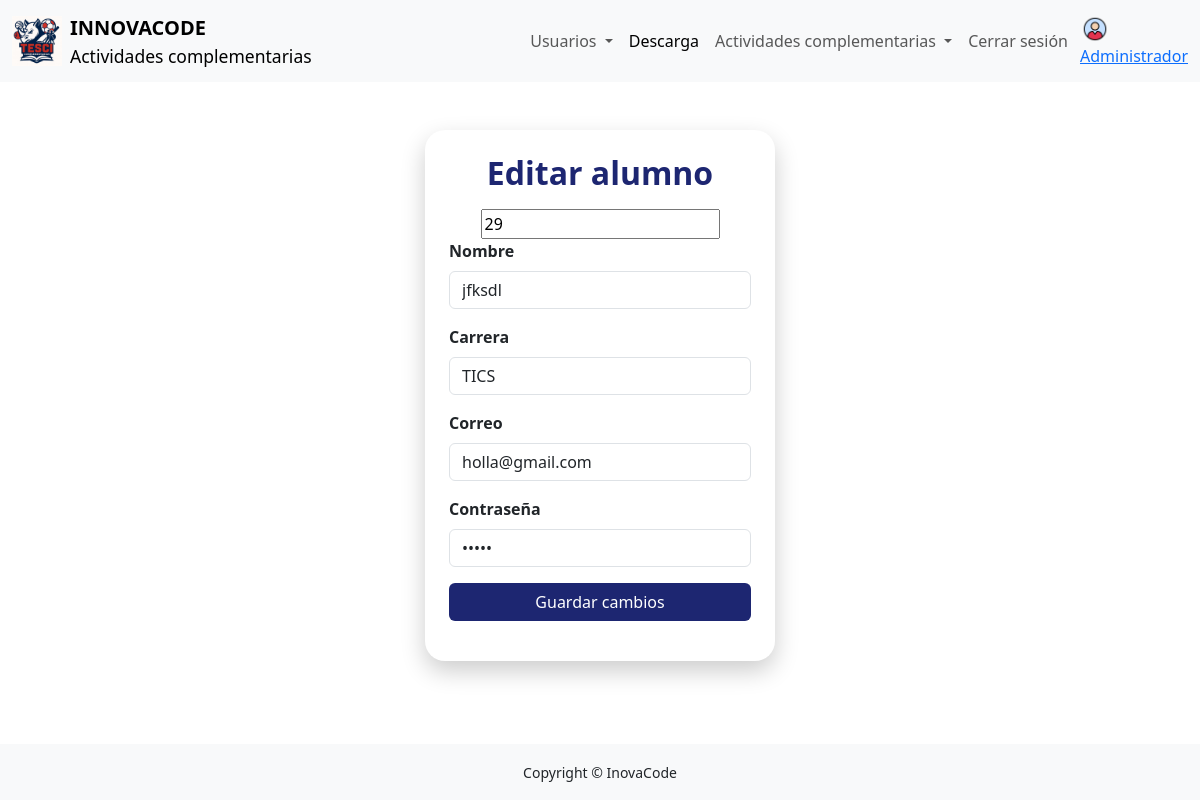
Page /inovacode/paginas/editar-alumno.php?ID=29 on the earlier database version.
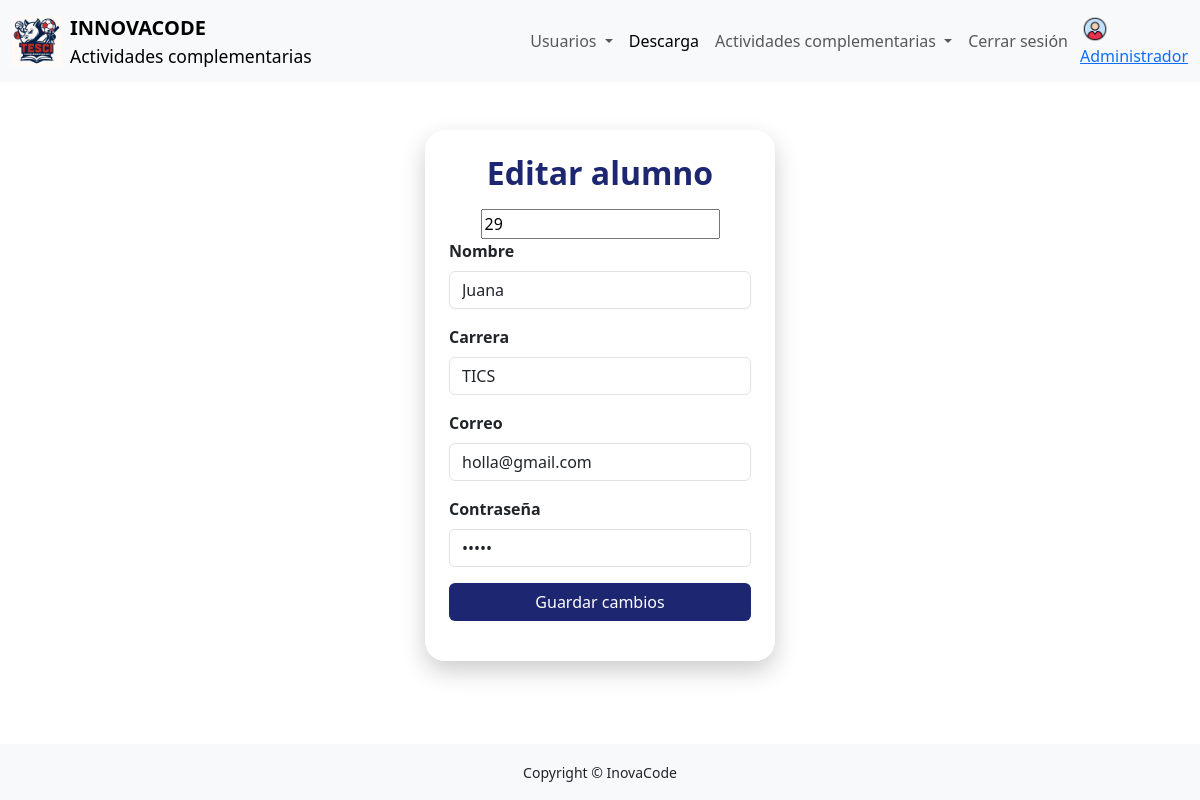
Same page on the later database version.
### tables this page shows
CREATE TABLE `alumno` (
  `control` int(11) NOT NULL,
  `nombre` varchar(50) NOT NULL,
  `apellido_paterno` varchar(50) NOT NULL,
  `apellido_materno` varchar(50) NOT NULL,
  `carrera` varchar(50) NOT NULL,
  `correo` varchar(100) NOT NULL,
  `contrasena` varchar(200) NOT NULL
);

### inovacode/paginas/editar-alumno.php (the view, shortened to what this page needs)
<!DOCTYPE html>
<html lang="es">
<head>
  <link href="https://cdn.jsdelivr.net/npm/bootstrap@5.3.3/dist/css/bootstrap.min.css" rel="stylesheet">
</head>
<body>
  <nav class="navbar navbar-expand-lg bg-body-tertiary ">
        <div class="container-fluid">
            <a class="navbar-brand d-flex align-items-center">
                <img src="../img/logo.jpeg" alt="Logo" width="50" height="50"
                    class="d-inline-block align-text-top me-2">
                <div class="d-flex flex-column">
                    <span class="fw-bold">INNOVACODE</span>
                    <small>Actividades complementarias</small>
                </div>
            </a>
            <div class="collapse navbar-collapse " id="navbarNav">
                <ul class="navbar-nav ms-auto me-1 ">
                    <li class="nav-item dropdown">
                        <a class="nav-link dropdown-toggle" href="#" role="button" data-bs-toggle="dropdown"
                            aria-expanded="false">
                            Usuarios
                        </a>
                    </li>
                    <li class="nav-item">
                        <a class="nav-link active" aria-current="page" href="#">Descarga</a>
                    </li>
                    <li class="nav-item dropdown">
                        <a class="nav-link dropdown-toggle" href="#" role="button" data-bs-toggle="dropdown"
                            aria-expanded="false">
                            Actividades complementarias
                        </a>
                    </li>
                    <li class="nav-item">
                        <a class="nav-link" href="../index.html">Cerrar sesión</a>
                    </li>
                </ul>
                <a class=" d-flex flex-column p-0 " aria-disabled="true"><img src="../img/perfil.png" alt="Logo" width="30"
                        height="30" class="d-inline-block align-text-end d-none d-md-block">Administrador</a>
            </div>
        </div>
    </nav>
  <div class="container d-flex justify-content-center mt-5">
    <div class="card p-4">
      <h2>Editar alumno</h2>
       <?php
     $v=$_GET['ID'];
     $C =conectar();
     $consulta="select * from alumno where control = ".$v." ";
      $res=$C->query($consulta);
     while($p=$res->fetch_assoc()){
    ?>
      <form action="../acciones/actualizar-alumno.php" method="POST">
      <input  name="id" value="<?php echo $p['control'];  ?>" type="text" >
        <div class="mb-3 text-start">
          <label for="nom" class="form-label fw-bold">Nombre</label>
          <input value="<?php echo $p['nombre'];  ?>" type="text" class="form-control" id="nom" placeholder="Ej. 20231234" name="n" required>
        </div>
        <div class="mb-3 text-start">
          <label for="nom" class="form-label fw-bold">Carrera</label>
          <input value="<?php echo $p['carrera'];  ?>" type="text" class="form-control" id="nom" placeholder="TICS" name="c" required>
        </div>
        <div class="mb-3 text-start">
          <label for="nom" class="form-label fw-bold">Correo</label>
          <input value="<?php echo $p['correo'];  ?>" type="email" class="form-control" id="nom" placeholder="example@gmil.com" name="e" required>
        </div>
        <div class="mb-3 text-start">
          <label for="password" class="form-label fw-bold">Contraseña</label>
          <input value="<?php echo $p['contrasena'];  ?>" type="password" class="form-control" id="password"  name ="p" placeholder="********" required>
        </div>
        <button type="submit" class="btn btn-custom w-100">Guardar cambios</button>
        <?php } ?>
      </form>
    </div>
  </div>
  <br><br><br><br><br>
  <footer class="fixed-bottom bg-light py-3">
    <div class="container text-center">
      <small>Copyright &copy; InovaCode</small>
    </div>
  </footer>
</body>
</html>

Differences in the rows shown:
changed alumno "29": n "jfksdl" → "Juana"
